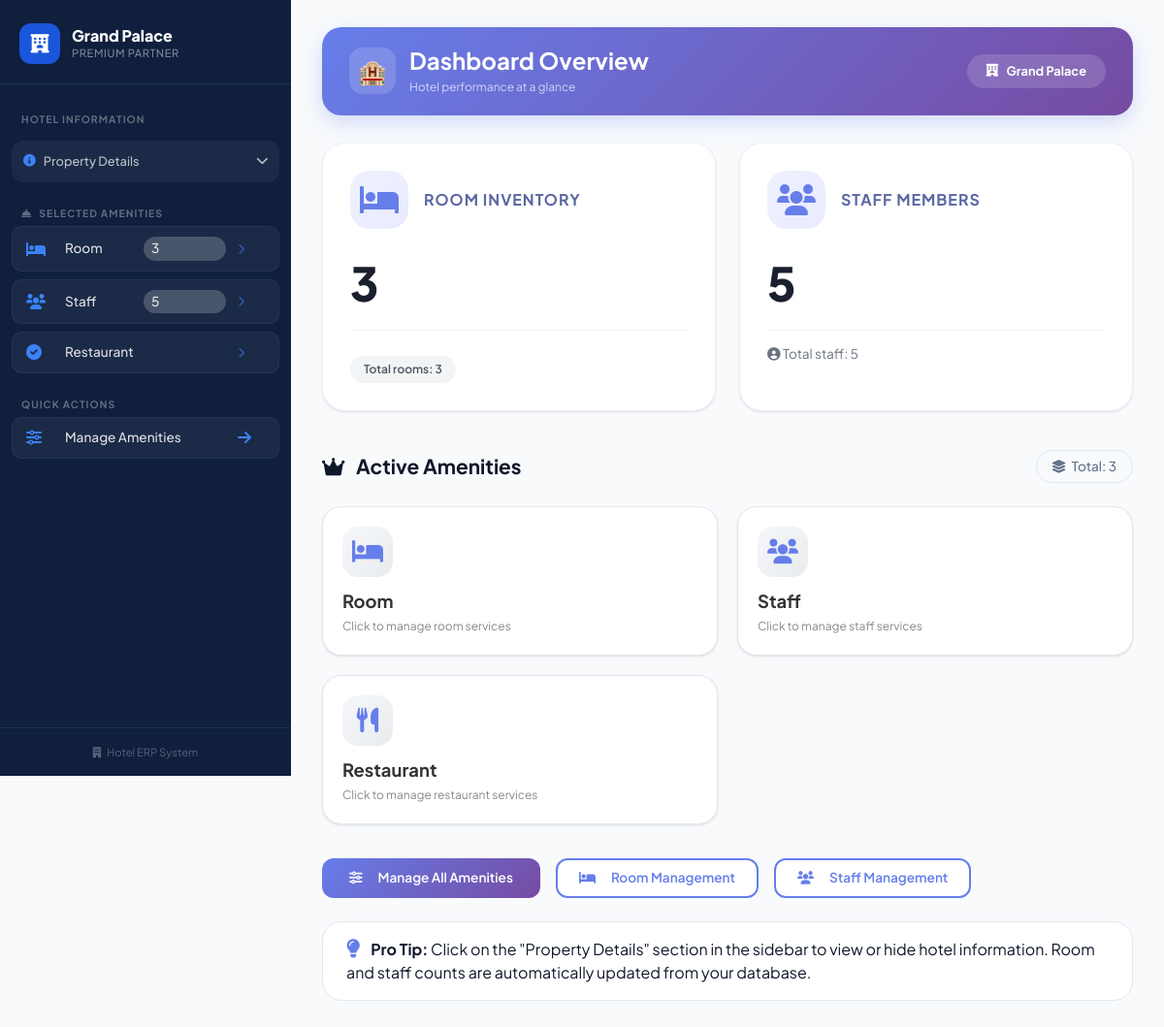
Screenshot of /dashboard/ (signed in) with the database file from the repository.
### Accounts/models.py (models this page shows, shortened)
class Hotel(models.Model):
    hotel_name = models.CharField(max_length=100,unique=True)
    email = models.EmailField(null=True, blank=True)
    owner_name = models.CharField(max_length=100)
    address = models.TextField(max_length=200)
    city = models.CharField(max_length=100)
    property_type = models.CharField(max_length=50, default="Hotel")
    image = models.ImageField(upload_to="property_images/", null=True, blank=True)
    description = models.TextField(blank=True, null=True)
    amenities = models.TextField(blank=True, null=True)
    password = models.CharField(max_length=100)
    properties=models.ManyToManyField('Amenity', blank=True)
    is_approved = models.BooleanField(default=False)

class Amenity(models.Model):
    name = models.CharField(max_length=100)

### Accounts/views.py (the view)
# urls.py: path("dashboard/", dashboard, name="dashboard"),
def dashboard(request):
    hotel_id = request.session.get('hotel_id')
    if not hotel_id:
        return redirect("hotel_login")
    hotel = Hotel.objects.get(id=hotel_id)
    amenities = hotel.properties.all()
    total_rooms = Room.objects.filter(hotel=hotel).count()
    total_staff = Staff.objects.filter(hotel=hotel).count()
    print(f"[DEBUG] {hotel.hotel_name} amenities: {[a.name for a in amenities]}")
    return render(request, "property.html", {
        "hotel": hotel,
        "amenities": amenities,
        "total_rooms": total_rooms,
        "total_staff": total_staff
    })

### templates/property.html (shortened to what this page needs)
<!DOCTYPE html>
<html lang="en">
<head>
    <link href="https://cdn.jsdelivr.net/npm/bootstrap@5.3.0/dist/css/bootstrap.min.css" rel="stylesheet">
    <link rel="stylesheet" href="https://cdnjs.cloudflare.com/ajax/libs/font-awesome/6.0.0-beta3/css/all.min.css">
</head>
<body>
<aside class="sidebar" id="sidebar">
    <div class="sidebar-brand">
        <div class="brand-logo">
            <div class="brand-icon"><i class="fas fa-hotel"></i></div>
            <div>
                <div class="brand-name">{{ hotel.hotel_name|default:"Hotel Name" }}</div>
                <div class="brand-sub">Premium Partner</div>
            </div>
        </div>
    </div>
    <nav class="sidebar-nav">
        <div class="nav-label">HOTEL INFORMATION</div>
        <div class="hotel-details-section">
            <div class="hotel-details-header" id="hotelDetailsToggle">
                <i class="fas fa-info-circle"></i>
                <span>Property Details</span>
                <i class="fas fa-chevron-down" id="detailsChevron"></i>
            </div>
        </div>
        <div class="nav-label" style="margin-top: 8px;"><i class="fas fa-concierge-bell me-1"></i> SELECTED AMENITIES</div>
        <div id="sidebar-amenities-list">
            {% if amenities %}
                {% for amenity in amenities %}
                    <div class="amenity-side-item" onclick="handleAmenityClick('{{ amenity.name }}')">
                        <i class="{% if amenity.name|lower == 'room' %}fas fa-bed{% elif amenity.name|lower == 'staff' %}fas fa-users{% else %}fas fa-check-circle{% endif %}"></i>
                        <span>{{ amenity.name }}</span>
                        {% if amenity.name|lower == 'room' %}
                            <span class="amenity-count-badge" id="roomCountBadge">0</span>
                        {% elif amenity.name|lower == 'staff' %}
                            <span class="amenity-count-badge" id="staffCountBadge">0</span>
                        {% endif %}
                        <i class="fas fa-chevron-right" style="font-size: 0.7rem; opacity: 0.6;"></i>
                    </div>
                {% endfor %}
            {% else %}
                <div class="empty-amenities-side">
                    <i class="fas fa-info-circle fa-2x mb-2 d-block"></i>
                    <p>No amenities selected yet.</p>
                    <a href="{% url 'amenities_page' %}" class="btn btn-sm btn-outline-light mt-2" style="color:white;border-color:rgba(255,255,255,0.3);text-decoration:none;">Add Amenities</a>
                </div>
            {% endif %}
        </div>
        <div class="nav-label" style="margin-top: 12px;">QUICK ACTIONS</div>
        <a href="{% url 'amenities_page' %}" class="amenity-side-item" style="text-decoration: none; display: flex;">
            <i class="fas fa-sliders-h"></i>
            <span>Manage Amenities</span>
            <i class="fas fa-arrow-right"></i>
        </a>
    </nav>
    <div class="sidebar-footer">
        <i class="fas fa-building me-1"></i> Hotel ERP System
    </div>
</aside>
<div class="main-content">
    <div class="topbar">
        <div class="topbar-icon">🏨</div>
        <div class="topbar-text">
            <h1>Dashboard Overview</h1>
            <p>Hotel performance at a glance</p>
        </div>
        <div class="hotel-name-pill">
            <i class="fas fa-hotel"></i> <strong>{{ hotel.hotel_name|default:"Hotel" }}</strong>
        </div>
    </div>
    <div class="stats-overview">
        <div class="stat-card-large">
            <div class="stat-header">
                <div class="stat-icon"><i class="fas fa-bed"></i></div>
                <h3>Room Inventory</h3>
            </div>
            <div class="stat-number-large" id="totalRoomsStat">{{ total_rooms|default:"0" }}</div>
            <div class="stat-detail">
                <div id="roomTypeBreakdown" class="room-types-breakdown">
                    <span class="type-badge">Total rooms: {{ total_rooms|default:"0" }}</span>
                </div>
            </div>
        </div>
        <div class="stat-card-large">
            <div class="stat-header">
                <div class="stat-icon"><i class="fas fa-users"></i></div>
                <h3>Staff Members</h3>
            </div>
            <div class="stat-number-large" id="totalStaffStat">{{ total_staff|default:"0" }}</div>
            <div class="stat-detail" id="staffDetailInfo">
                <i class="fas fa-user-circle"></i> Total staff: {{ total_staff|default:"0" }}
            </div>
        </div>
    </div>
    <div class="section-title">
        <h4><i class="fas fa-crown me-2"></i> Active Amenities</h4>
        <span class="badge-count">
            <i class="fas fa-layer-group me-1"></i> Total: {{ amenities|length|default:"0" }}
        </span>
    </div>
    <div class="amenities-grid" id="amenitiesGrid">
        {% if amenities %}
            {% for amenity in amenities %}
                <div class="amenity-main-card" onclick="handleAmenityClick('{{ amenity.name }}')">
                    <div class="amenity-main-icon">
                        <i class="{% if amenity.name|lower == 'room' %}fas fa-bed{% elif amenity.name|lower == 'staff' %}fas fa-users{% elif amenity.name|lower == 'restaurant' %}fas fa-utensils{% elif amenity.name|lower == 'pool' %}fas fa-swimming-pool{% elif amenity.name|lower == 'gym' %}fas fa-dumbbell{% elif amenity.name|lower == 'spa' %}fas fa-spa{% else %}fas fa-check-circle{% endif %}"></i>
                    </div>
                    <h5>{{ amenity.name }}</h5>
                    <p>Click to manage {{ amenity.name|lower }} services</p>
                </div>
            {% endfor %}
        {% endif %}
    </div>
    <div class="mt-4 d-flex gap-3 flex-wrap">
        <a href="{% url 'amenities_page' %}" class="btn-manage">
            <i class="fas fa-sliders-h me-2"></i> Manage All Amenities
        </a>
        {% if amenities %}
            {% for amenity in amenities %}
                {% if amenity.name|lower == "room" %}
                    <a href="/rooms/" class="btn-outline-manage">
                        <i class="fas fa-bed me-2"></i> Room Management
                    </a>
                {% endif %}
                {% if amenity.name|lower == "staff" %}
                    <a href="/staff/" class="btn-outline-manage">
                        <i class="fas fa-users me-2"></i> Staff Management
                    </a>
                {% endif %}
            {% endfor %}
        {% endif %}
    </div>
    <div class="alert-tip">
        <i class="fas fa-lightbulb me-2" style="color: #667eea; font-size: 1.2rem;"></i>
        <strong>Pro Tip:</strong> Click on the "Property Details" section in the sidebar to view or hide hotel information. Room and staff counts are automatically updated from your database.
    </div>
</div>
</body>
</html>

### rows the page displays
Hotel: hotel_name "Grand Palace"
Amenity: name "Room", shows "3", name "room", shows "Room Management"
Amenity: name "Staff", shows "5", name "staff", shows "Staff Management"
Amenity: name "Restaurant", name "restaurant"

### other values shown
{{ total_rooms|default:"0" }} "3"
{{ total_staff|default:"0" }} "5"
{{ amenities|length|default:"0" }} "3"
